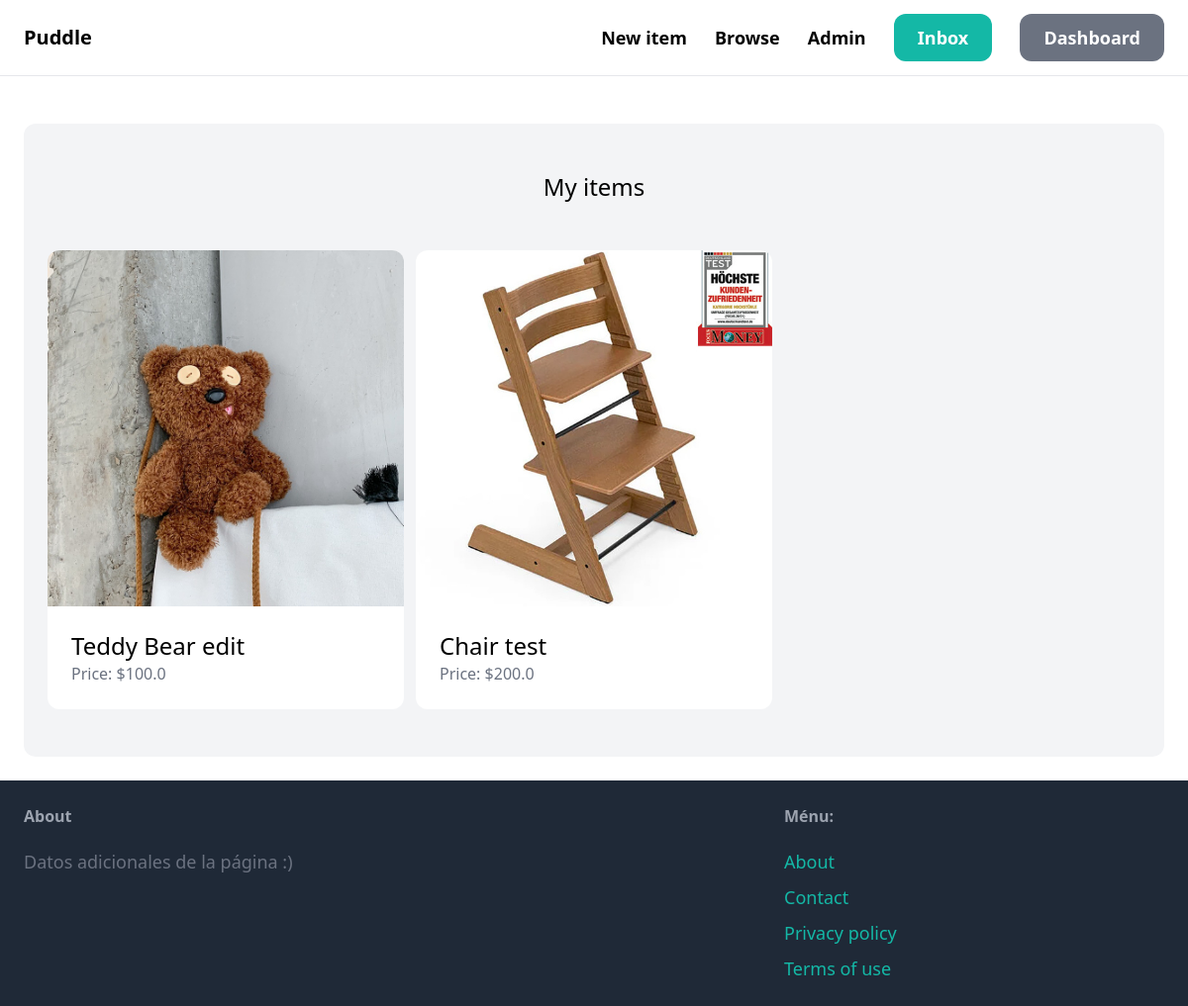
The app's page /dashboard/ (signed in), older data.
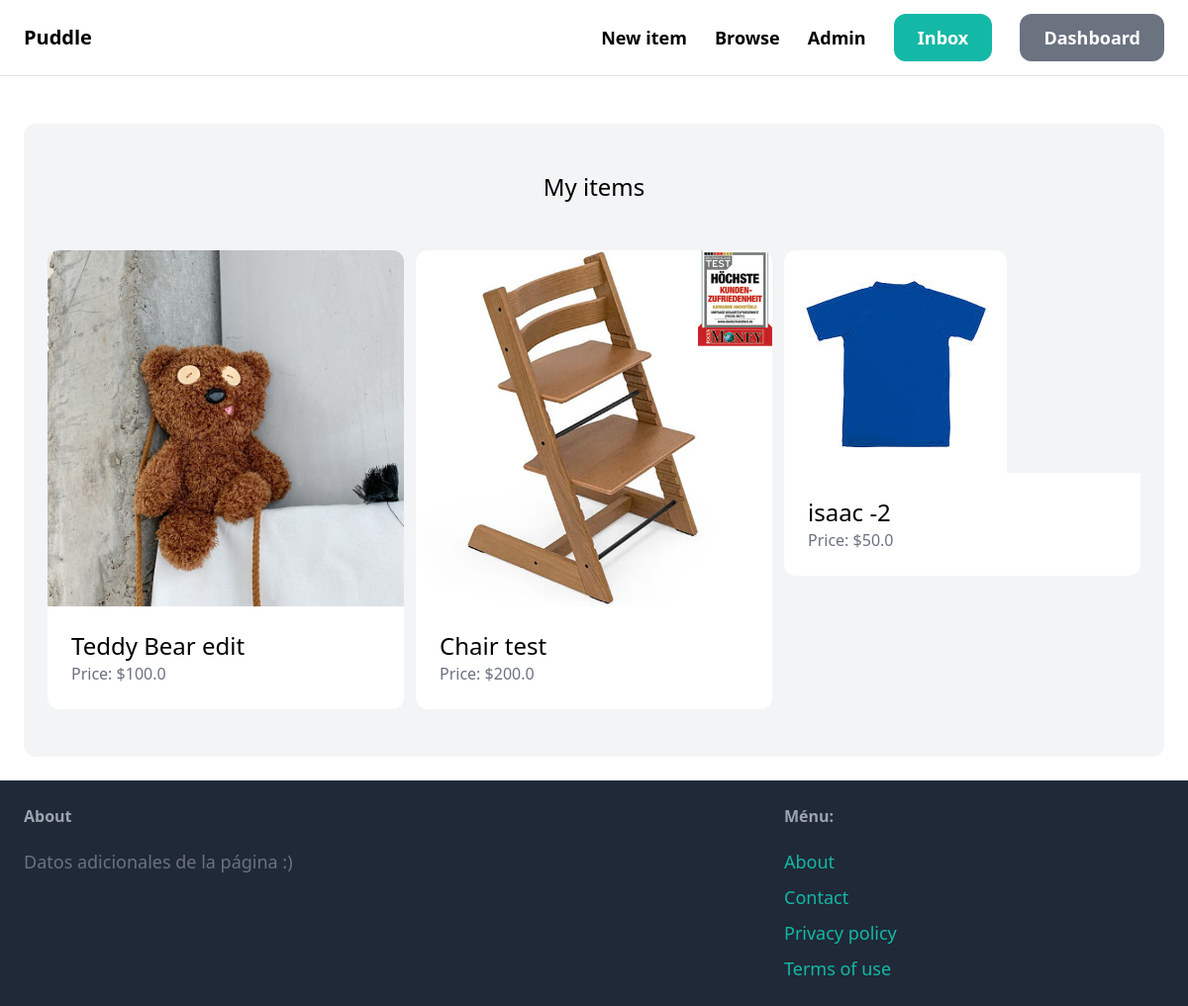
The same page, newer data.
### item/models.py (models this page shows, shortened)
class Item(models.Model):
    category = models.ForeignKey(Category,related_name='items',on_delete=models.CASCADE)
    name = models.CharField(max_length=255)
    description = models.TextField(blank=True,null=True)
    price = models.FloatField()
    image = models.ImageField(upload_to='item_images',blank=True,null=True)
    is_sold = models.BooleanField(default=False)
    created_by = models.ForeignKey(User,related_name='items',on_delete=models.CASCADE)
    created_at = models.DateTimeField(auto_now_add=True)

### dashboard/views.py (the view)
# urls.py: path('',index,name='index'),
@login_required
def index(request):
    items = Item.objects.filter(created_by=request.user)
    return render(request, 'dashboard/index.html', {
        'items': items
    })

### dashboard/templates/dashboard/index.html (shortened to what this page needs)
{% extends 'core/base.html' %}
{% block content %}
    <div class="mt-6 px-6 py-12 bg-gray-100 rounded-xl">
        <h2 class="mb-12 text-2xl text-center">My items</h2>
        <div class="grid grid-cols-3 gap-3">
            {% for item in items %}
                <div>
                    <a href="{% url 'item:detail' item.id %}">
                        <div>
                            <img class="rounded-t-xl" src="{{item.image.url}}" alt="">
                        </div>
                        <div class="p-6 bg-white rounded-b-xl">
                            <h2 class="text-2xl"> {{item.name}} </h2>
                            <p class="text-gray-500">Price: ${{item.price}} </p>
                        </div>
                    </a>
                </div>
            {% endfor %}
        </div>
    </div>
{% endblock %}

Row changes from the older to the newer data that the page shows:
added Item: image (picture), name "isaac -2", price "50.0"
